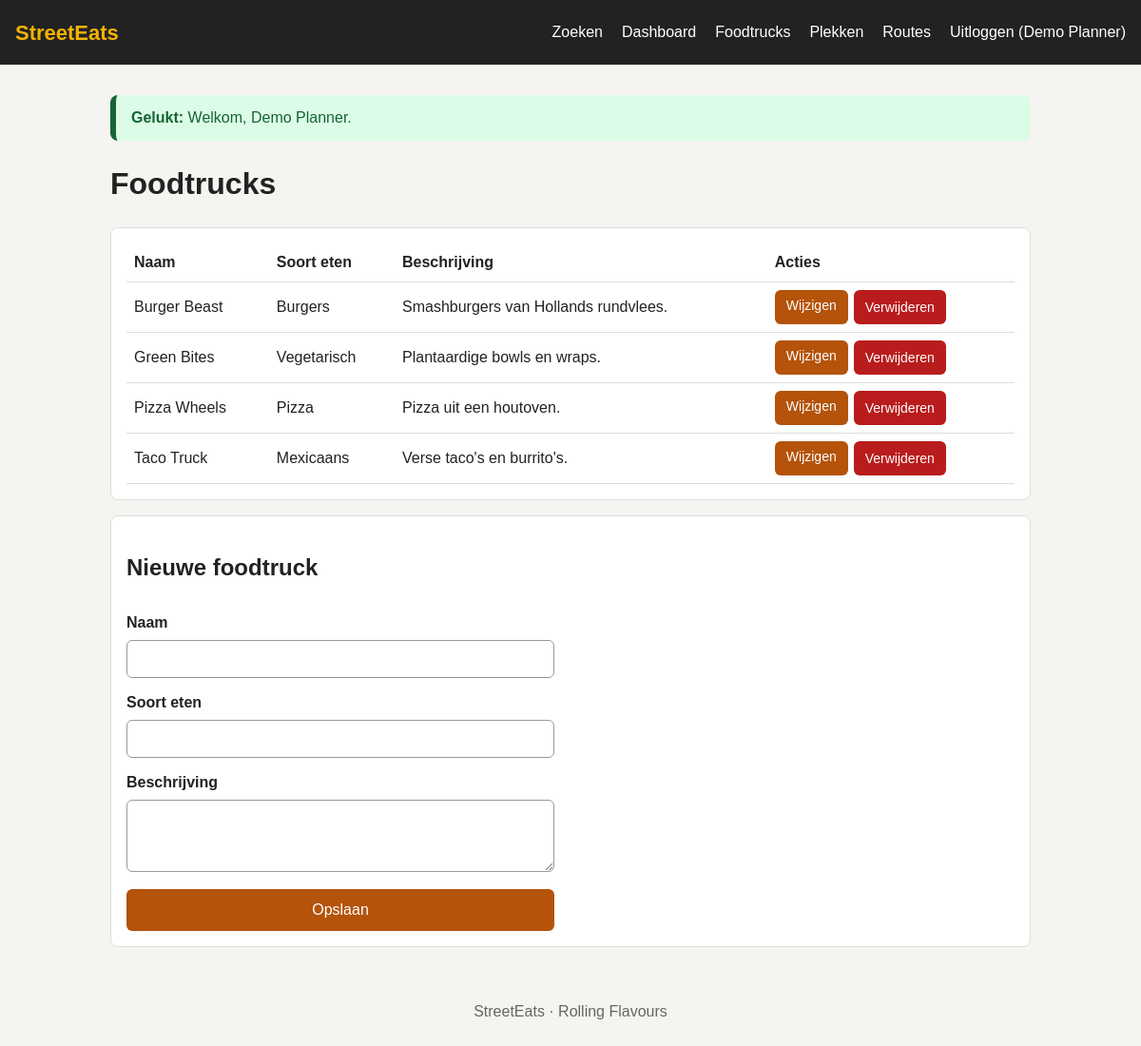
Page /beheer/trucks.php (signed in) on the committed database.
### tables this page shows
CREATE TABLE users (
    id            INT AUTO_INCREMENT PRIMARY KEY,
    naam          VARCHAR(100) NOT NULL,
    email         VARCHAR(150) NOT NULL UNIQUE,
    password_hash VARCHAR(255) NOT NULL,
    role          ENUM('planner', 'beheerder') NOT NULL DEFAULT 'planner',
    actief        TINYINT(1) NOT NULL DEFAULT 1
);

CREATE TABLE trucks (
    id           INT AUTO_INCREMENT PRIMARY KEY,
    naam         VARCHAR(100) NOT NULL,
    kitchen_type VARCHAR(50)  NOT NULL,    
    description  TEXT
);

### includes/login.php (called while the page is built, shortened)
<?php
require_once __DIR__ . '/database.php';
require_once __DIR__ . '/functies.php';
function ingelogde_gebruiker()
{
    global $db;
    $query = $db->prepare('SELECT id, naam, email, role FROM users WHERE id = ? AND actief = 1');
    $query->execute([$_SESSION['user_id']]);
    return $query->fetch() ?: null;
}

### beheer/trucks.php (the view, shortened to what this page needs)
<?php
require __DIR__ . '/../includes/login.php';
$truck = ['id' => '', 'naam' => '', 'kitchen_type' => '', 'description' => ''];
$trucks = $db->query('SELECT * FROM trucks ORDER BY naam')->fetchAll();
require __DIR__ . '/../includes/header.php';
?>
<h1>Foodtrucks</h1>
<div class="kaart">
    <?php if (!$trucks): ?>
        <p>Er zijn nog geen foodtrucks.</p>
    <?php else: ?>
        <table class="tabel">
            <tr>
                <th>Naam</th>
                <th>Soort eten</th>
                <th>Beschrijving</th>
                <th>Acties</th>
            </tr>
            <?php foreach ($trucks as $t): ?>
                <tr>
                    <td><?= e($t['naam']) ?></td>
                    <td><?= e($t['kitchen_type']) ?></td>
                    <td><?= e($t['description']) ?></td>
                    <td class="acties">
                        <a class="knop knop-klein" href="?bewerk=<?= e($t['id']) ?>">Wijzigen</a>
                        <form method="post" onsubmit="return confirm('Weet je zeker dat je deze truck wilt verwijderen?');">
                            <button type="submit" class="knop knop-klein knop-rood">Verwijderen</button>
                        </form>
                    </td>
                </tr>
            <?php endforeach; ?>
        </table>
    <?php endif; ?>
</div>
<div class="kaart">
    <h2><?= $truck['id'] ? 'Foodtruck wijzigen' : 'Nieuwe foodtruck' ?></h2>
    <form method="post" class="formulier">
        <label for="naam">Naam</label>
        <input type="text" id="naam" name="naam" maxlength="100" value="<?= e($truck['naam']) ?>">
        <label for="kitchen_type">Soort eten</label>
        <input type="text" id="kitchen_type" name="kitchen_type" maxlength="50" value="<?= e($truck['kitchen_type']) ?>">
        <label for="description">Beschrijving</label>
        <textarea id="description" name="description" rows="3"><?= e($truck['description']) ?></textarea>
        <button type="submit" class="knop">Opslaan</button>
    </form>
</div>
<?php require __DIR__ . '/../includes/footer.php'; ?>

### includes/header.php (shortened to what this page needs)
<?php
require_once __DIR__ . '/login.php';
$ingelogd = ingelogde_gebruiker();
?>
<!DOCTYPE html>
<html lang="nl">
<head>
    <link rel="stylesheet" href="<?= url('css/style.css') ?>">
</head>
<body>
<header class="kop">
    <a class="logo" href="<?= url() ?>">StreetEats</a>
    <nav class="menu">
        <a href="<?= url() ?>">Zoeken</a>
        <?php if ($ingelogd): ?>
            <a href="<?= url('beheer/index.php') ?>">Dashboard</a>
            <a href="<?= url('beheer/trucks.php') ?>">Foodtrucks</a>
            <a href="<?= url('beheer/plekken.php') ?>">Plekken</a>
            <a href="<?= url('beheer/routes.php') ?>">Routes</a>
            <a href="<?= url('logout.php') ?>">Uitloggen (<?= e($ingelogd['naam']) ?>)</a>
        <?php else: ?>
            <a href="<?= url('login.php') ?>">Inloggen</a>
        <?php endif; ?>
    </nav>
</header>
<main class="inhoud">

### css/style.css (style rules this page uses)
* { box-sizing: border-box; }
body { margin: 0; font-family: Arial, Helvetica, sans-serif; line-height: 1.5; color: #222; background: #f5f4f0; }
.kop { background: #222; padding: 12px 16px; }
.logo { color: #f5b301; font-size: 22px; font-weight: bold; text-decoration: none; }
.menu { display: flex; flex-direction: column; margin-top: 8px; }
.menu a { color: #fff; text-decoration: none; padding: 10px 0; }
.inhoud { max-width: 1000px; margin: 0 auto; padding: 16px; }
.kaart { background: #fff; border: 1px solid #ddd; border-radius: 8px; padding: 16px; margin-bottom: 16px; }
.formulier { display: flex; flex-direction: column; gap: 6px; max-width: 450px; }
.formulier label { font-weight: bold; margin-top: 8px; }
.formulier input, .formulier select { padding: 10px; font-size: 16px; border: 1px solid #999; border-radius: 6px; }
.knop { min-height: 44px; padding: 10px 18px; margin-top: 12px; background: #b45309; color: #fff; border: none; border-radius: 6px; font-size: 16px; cursor: pointer; }
.knop-klein { min-height: 36px; margin-top: 0; padding: 6px 12px; font-size: 14px; }
.knop-rood { background: #b91c1c; }
a.knop { display: inline-block; text-decoration: none; }
.acties { display: flex; flex-wrap: wrap; gap: 6px; }
.formulier textarea { padding: 10px; font-size: 16px; font-family: inherit; border: 1px solid #999; border-radius: 6px; }
.kaart { overflow-x: auto; }
.tabel { width: 100%; border-collapse: collapse; }
.tabel th, .tabel td { text-align: left; padding: 8px; border-bottom: 1px solid #ddd; }
@media (min-width: 700px) { .kop { display: flex; justify-content: space-between; align-items: center; } }
@media (min-width: 700px) { .menu { flex-direction: row; gap: 20px; margin-top: 0; } }

### rows in the picture
users: naam "Demo Planner"
trucks: naam "Burger Beast", kitchen_type "Burgers", description "Smashburgers van Hollands rundvlees."
trucks: naam "Green Bites", kitchen_type "Vegetarisch", description "Plantaardige bowls en wraps."
trucks: naam "Pizza Wheels", kitchen_type "Pizza", description "Pizza uit een houtoven."
trucks: naam "Taco Truck", kitchen_type "Mexicaans", description "Verse taco's en burrito's."

### other values in the picture
$woord "Gelukt:"
$melding['tekst'] "Welkom, Demo Planner."
